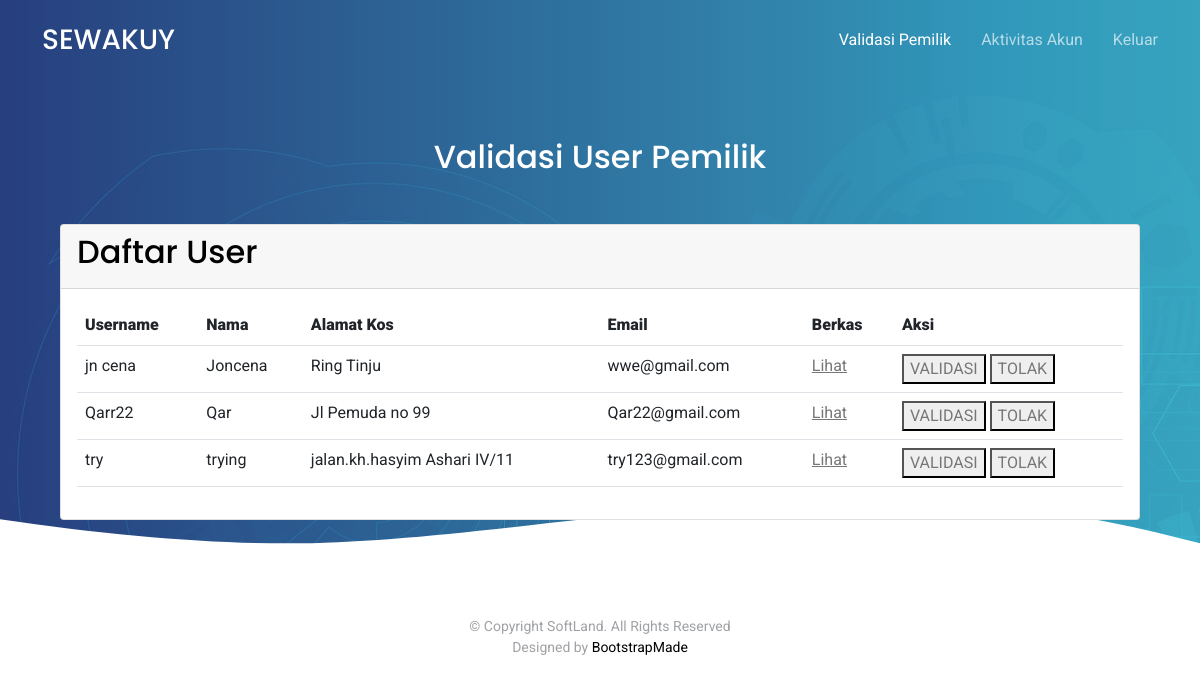
The app's page /admin/home.php (signed in) with its own data.
### tables this page shows
CREATE TABLE `user` (
  `username` varchar(100) NOT NULL,
  `password` varchar(100) NOT NULL,
  `nama` varchar(100) NOT NULL,
  `jk` enum('pria','wanita') NOT NULL,
  `alamat_kos` varchar(250) NOT NULL DEFAULT '-',
  `email` varchar(100) NOT NULL,
  `nomor_hp` varchar(20) NOT NULL,
  `foto_profil` varchar(100) NOT NULL,
  `berkas` varchar(100) NOT NULL DEFAULT '-',
  `level` enum('pemilik','penghuni','admin') NOT NULL,
  `verif` enum('sudah','belum') NOT NULL
);

### admin/home.php (the view, shortened to what this page needs)
<!DOCTYPE html>
<html lang="en">
<?php
require "../config.php";
?>
<head>
  <link href="../assets/vendor/aos/aos.css" rel="stylesheet">
  <link href="../assets/vendor/bootstrap/css/bootstrap.min.css" rel="stylesheet">
  <link href="../assets/vendor/bootstrap-icons/bootstrap-icons.css" rel="stylesheet">
  <link href="../assets/vendor/boxicons/css/boxicons.min.css" rel="stylesheet">
  <link href="../assets/vendor/swiper/swiper-bundle.min.css" rel="stylesheet">
  <link href="../assets/css/style.css" rel="stylesheet">
  <link rel="stylesheet" href="https://cdnjs.cloudflare.com/ajax/libs/rateYo/2.3.2/jquery.rateyo.min.css">
</head>
<body>
  <header id="header" class="fixed-top d-flex align-items-center">
    <div class="container d-flex justify-content-between align-items-center">
      <div class="logo">
        <h1><a href="index.php">SEWAKUY</a></h1>
      </div>
      <nav id="navbar" class="navbar">
        <ul>
          <li><a class="active" href="home.php">Validasi Pemilik</a></li>
          <li><a href="aktivitasakun.php">Aktivitas Akun</a></li>
          <li><a href="../logout.php">Keluar</a></li>
        </ul>
      </nav>
    </div>
  </header>
  <body>
<?php
        $sql = "SELECT * FROM user WHERE level='pemilik' AND verif='belum'";
        $data = mysqli_query($koneksi,$sql);
        if ($data->num_rows == 0) {
          ?>
          <section class="hero-section" id="hero" style='height: 500px; padding-top: 90px'>
          <div class="wave">
          <svg width="100%" height="355px" viewBox="0 0 1920 355" version="1.1" xmlns="http://www.w3.org/2000/svg" xmlns:xlink="http://www.w3.org/1999/xlink">
              <g id="Page-1" stroke="none" stroke-width="1" fill="none" fill-rule="evenodd">
              <g id="Apple-TV" transform="translate(0.000000, -402.000000)" fill="#FFFFFF">
                  <path d="M0,439.134243 C175.04074,464.89273 327.944386,477.771974 458.710937,477.771974 C654.860765,477.771974 870.645295,442.632362 1205.9828,410.192501 C1429.54114,388.565926 1667.54687,411.092417 1920,477.771974 L1920,757 L1017.15166,757 L0,757 L0,439.134243 Z" id="Path"></path>
              </g>
              </g>
          </svg>
          </div>
          <div class="container">
          <div class="row align-items-center">
              <div class="col-12 hero-text-image">
              <div class="row">
                  <div class="col-lg-8 text-center text-lg-start">
                  <h1 data-aos="fade-right">Tidak ada user</h1>
                  </div>
              </div>
              </div>
          </div>
          </div>
          <?php
        } else { ?>
      <section class="hero-section" id="hero">
        <div class="wave">
        </div>
        <div class="px-4 py-5 px-md-5 text-center text-lg-start" >
          <div class="container">
            <div class="row justify-content-center text-center " style="margin-top: 90px;">
              <div class="col-md-5" data-aos="fade-up">
                <h2 class="text-white">Validasi User Pemilik</h2>
              </div>
            </div>
            <div class="row align-items-center"  style="margin-top: 40px;">
            <div class="col">
              <div class="card">
              <div class="card-header">
              <h2 class="card-title">Daftar User</h2>
              </div>
              <div class="card-body">
              <div class="row">
              <div class="table-responsive">
              <table class="table">
              <tbody>
              <tr>
                <th><strong>Username</h3></strong></td>
                <th><strong>Nama</h3></strong></td>
                <th><strong>Alamat Kos</h3></strong></td>
                <th><strong>Email</h3></strong></td>
          		<th><strong>Berkas</h3></strong></td>
                <th><strong>Aksi</h3></strong></td>
              </tr>
            <?php while ($tampil = mysqli_fetch_array($data)){ ?>
            <tr>
                <td><?php echo $tampil['username']; ?></td>
                <td><?php echo $tampil['nama']; ?></td>
                <td><?php echo $tampil['alamat_kos']; ?></td>
                <td><?php echo $tampil['email']; ?></td>
                <td><a href="filedownload.php?username=<?php echo $tampil['username']; ?>"><u>Lihat</u></a></td>
                <td>
                  <button><a type="submit" name="valid" href="validasi.php?aksi=sudah&user=<?php echo $tampil['username']; ?>">VALIDASI</a></button>
                  <button><a type="submit" name="tolak" href="validasi.php?aksi=tolak&user=<?php echo $tampil['username']; ?>">TOLAK</a></button>
                </td>
            </tr>
          <?php } } ?>
        </table>
          </div>
            </div>
          </div>
        </div>
          </div>
          </div>
</section>
   <footer class="footer" role="contentinfo">
      <div class="row justify-content-center text-center">
        <div class="col-md-7">
          <p class="copyright">&copy; Copyright SoftLand. All Rights Reserved</p>
          <div class="credits">
            Designed by <a href="https://bootstrapmade.com/">BootstrapMade</a>
          </div>
        </div>
      </div>
  </footer>
</body>
</html>

### assets/css/style.css (style rules this page uses)
html { overflow-x: hidden; }
body { font-family: "Roboto", sans-serif; color: #9fa1a4; line-height: 1.5; }
a { color: #777; text-decoration: none; transition: 0.3s all ease; }
h1, h2, h3, h4, h5, h6, .font-heading { font-family: "Poppins", sans-serif; color: #000; }
.container { z-index: 2; position: relative; }
section { overflow: hidden; }
#header { height: 80px; transition: all 0.5s; z-index: 997; transition: all 0.5s; }
#header .logo h1 { font-size: 28px; margin: 0; padding: 4px 0; line-height: 1; font-weight: 500; }
#header .logo h1 a, #header .logo h1 a:hover { color: #fff; text-decoration: none; }
.navbar { padding: 0; }
.navbar ul { margin: 0; padding: 0; display: flex; list-style: none; align-items: center; }
.navbar li { position: relative; }
.navbar a, .navbar a:focus { display: flex; align-items: center; justify-content: space-between; padding: 10px 0 10px 30px; font-size: 16px; font-weight: 400; color: rgba(255, 255, 255, 0.65); white-space: nowrap; transition: 0.3s; }
.navbar a:hover, .navbar .active, .navbar .active:focus, .navbar li:hover > a { color: #fff; }
.hero-section { background: linear-gradient(to right, rgba(39, 70, 133, 0.8) 0%, rgba(61, 179, 197, 0.8) 100%), url(../img/hero-bg.jpg); position: relative; }
.hero-section .wave { width: 100%; overflow: hidden; position: absolute; z-index: 1; bottom: -150px; }
.hero-section .wave svg { width: 100%; }
.footer { padding: 3rem 0 2.5rem 0; }
.footer a { color: #000; }
.footer .copyright { margin-bottom: 0px; }
.footer .copyright, .footer .credits { font-size: 14px; }

### records on screen
user: username "jn cena", nama "Joncena", alamat_kos "Ring Tinju", email "wwe@gmail.com"
user: username "Qarr22", nama "Qar", alamat_kos "Jl Pemuda no 99", email "Qar22@gmail.com"
user: username "try", nama "trying", alamat_kos "jalan.kh.hasyim Ashari IV/11", email "try123@gmail.com"
